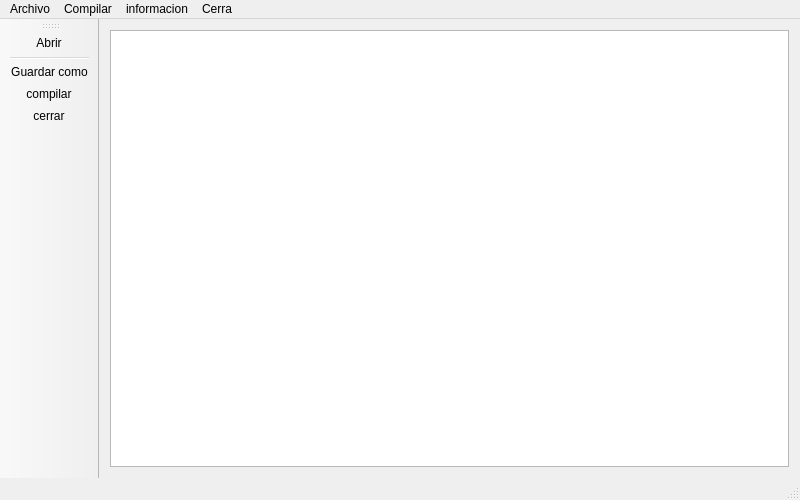
<?xml version="1.0" encoding="UTF-8"?>
<ui version="4.0">
 <class>MainWindow</class>
 <widget class="QMainWindow" name="MainWindow">
  <property name="geometry">
   <rect>
    <x>0</x>
    <y>0</y>
    <width>800</width>
    <height>500</height>
   </rect>
  </property>
  <property name="windowTitle">
   <string>SrCode</string>
  </property>
  <property name="windowIcon">
   <iconset resource="iconos.qrc">
    <normaloff>:/new/prefix1/srcode.png</normaloff>:/new/prefix1/srcode.png</iconset>
  </property>
  <widget class="QWidget" name="centralWidget">
   <layout class="QGridLayout" name="gridLayout">
    <item row="0" column="0">
     <widget class="QPlainTextEdit" name="textoPlano"/>
    </item>
   </layout>
  </widget>
  <widget class="QMenuBar" name="menuBar">
   <property name="geometry">
    <rect>
     <x>0</x>
     <y>0</y>
     <width>800</width>
     <height>20</height>
    </rect>
   </property>
   <widget class="QMenu" name="menuArchivo">
    <property name="title">
     <string>Archivo</string>
    </property>
    <addaction name="actionAbrir"/>
    <addaction name="actionGuardar"/>
   </widget>
   <widget class="QMenu" name="menuAyuda">
    <property name="title">
     <string>Compilar</string>
    </property>
    <addaction name="actionAcerca_de_SrCode"/>
   </widget>
   <widget class="QMenu" name="menuInformacion">
    <property name="title">
     <string>informacion</string>
    </property>
    <addaction name="actionAcerde"/>
   </widget>
   <widget class="QMenu" name="menuCerra">
    <property name="title">
     <string>Cerra</string>
    </property>
    <addaction name="actionCerrar"/>
   </widget>
   <addaction name="menuArchivo"/>
   <addaction name="menuAyuda"/>
   <addaction name="menuInformacion"/>
   <addaction name="menuCerra"/>
  </widget>
  <widget class="QToolBar" name="mainToolBar">
   <attribute name="toolBarArea">
    <enum>LeftToolBarArea</enum>
   </attribute>
   <attribute name="toolBarBreak">
    <bool>false</bool>
   </attribute>
   <addaction name="actionAbrir"/>
   <addaction name="separator"/>
   <addaction name="actionGuardar"/>
   <addaction name="actionAcerca_de_SrCode"/>
   <addaction name="actionCerrar"/>
  </widget>
  <widget class="QStatusBar" name="statusBar"/>
  <action name="actionAbrir">
   <property name="icon">
    <iconset resource="iconos.qrc">
     <normaloff>:/new/prefix1/if_folder-open_118942.png</normaloff>:/new/prefix1/if_folder-open_118942.png</iconset>
   </property>
   <property name="text">
    <string>Abrir</string>
   </property>
   <property name="shortcut">
    <string>Ctrl+A</string>
   </property>
  </action>
  <action name="actionGuardar">
   <property name="icon">
    <iconset resource="iconos.qrc">
     <normaloff>:/new/prefix1/if_save_173091.png</normaloff>:/new/prefix1/if_save_173091.png</iconset>
   </property>
   <property name="text">
    <string>Guardar como</string>
   </property>
   <property name="shortcut">
    <string>Ctrl+S</string>
   </property>
  </action>
  <action name="actionAcerca_de_SrCode">
   <property name="icon">
    <iconset resource="iconos.qrc">
     <normaloff>:/new/prefix1/if_player_in_blue_553922.png</normaloff>:/new/prefix1/if_player_in_blue_553922.png</iconset>
   </property>
   <property name="text">
    <string>compilar</string>
   </property>
  </action>
  <action name="actionAcerde">
   <property name="text">
    <string>acerde</string>
   </property>
  </action>
  <action name="actionCerrar">
   <property name="icon">
    <iconset resource="iconos.qrc">
     <normaloff>:/new/prefix1/if_Close_2001866.png</normaloff>:/new/prefix1/if_Close_2001866.png</iconset>
   </property>
   <property name="text">
    <string>cerrar</string>
   </property>
  </action>
 </widget>
 <layoutdefault spacing="6" margin="11"/>
 <resources>
  <include location="iconos.qrc"/>
 </resources>
 <connections/>
</ui>
